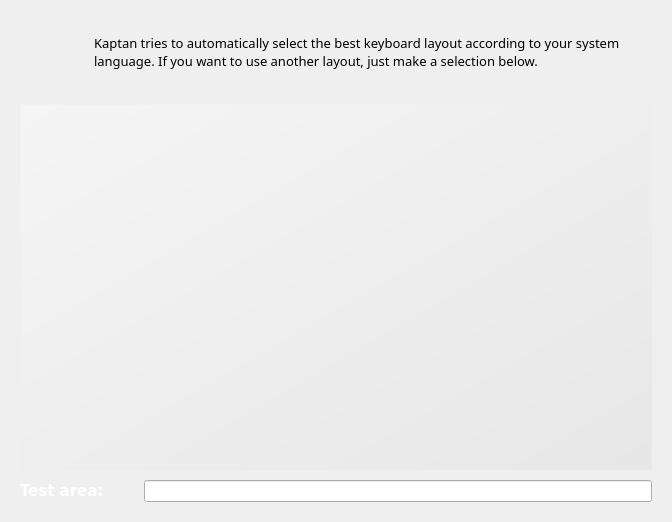
<?xml version="1.0" encoding="UTF-8"?>
<ui version="4.0">
 <class>keyboardWidget</class>
 <widget class="QWidget" name="keyboardWidget">
  <property name="geometry">
   <rect>
    <x>0</x>
    <y>0</y>
    <width>672</width>
    <height>522</height>
   </rect>
  </property>
  <property name="windowTitle">
   <string>Keyboard</string>
  </property>
  <layout class="QGridLayout" name="gridLayout">
   <property name="margin">
    <number>20</number>
   </property>
   <property name="spacing">
    <number>0</number>
   </property>
   <item row="0" column="0">
    <widget class="QLabel" name="label_2">
     <property name="minimumSize">
      <size>
       <width>64</width>
       <height>64</height>
      </size>
     </property>
     <property name="maximumSize">
      <size>
       <width>64</width>
       <height>64</height>
      </size>
     </property>
     <property name="text">
      <string/>
     </property>
     <property name="pixmap">
      <pixmap resource="../data/kaptan.qrc">:/raw/pixmap/preferences-desktop-keyboard.png</pixmap>
     </property>
    </widget>
   </item>
   <item row="0" column="1">
    <widget class="QLabel" name="description">
     <property name="minimumSize">
      <size>
       <width>300</width>
       <height>0</height>
      </size>
     </property>
     <property name="font">
      <font>
       <family>Sans Serif</family>
       <pointsize>10</pointsize>
      </font>
     </property>
     <property name="styleSheet">
      <string notr="true"/>
     </property>
     <property name="text">
      <string>&lt;html&gt;&lt;head/&gt;&lt;body&gt;&lt;p&gt;Kaptan tries to automatically select the best keyboard layout according to your system language. If you want to use another layout, just make a selection below.&lt;/p&gt;&lt;/body&gt;&lt;/html&gt;</string>
     </property>
     <property name="wordWrap">
      <bool>true</bool>
     </property>
     <property name="indent">
      <number>10</number>
     </property>
    </widget>
   </item>
   <item row="1" column="0">
    <spacer name="verticalSpacer_6">
     <property name="orientation">
      <enum>Qt::Vertical</enum>
     </property>
     <property name="sizeType">
      <enum>QSizePolicy::Fixed</enum>
     </property>
     <property name="sizeHint" stdset="0">
      <size>
       <width>30</width>
       <height>20</height>
      </size>
     </property>
    </spacer>
   </item>
   <item row="2" column="0" colspan="2">
    <layout class="QHBoxLayout" name="horizontalLayout_2">
     <item>
      <layout class="QGridLayout" name="gridLayout_2">
       <item row="0" column="0">
        <widget class="QListWidget" name="listWidgetKeyboard">
         <property name="minimumSize">
          <size>
           <width>0</width>
           <height>20</height>
          </size>
         </property>
         <property name="font">
          <font>
           <family>DejaVu Sans</family>
           <pointsize>10</pointsize>
           <weight>50</weight>
           <bold>false</bold>
          </font>
         </property>
         <property name="styleSheet">
          <string notr="true">#listWidgetKeyboard {background-color: qlineargradient(spread:pad, x1:1, y1:1, x2:0, y2:0, stop:0 rgba(219, 219, 219, 100), stop:1 rgba(255, 255, 255, 100));
color: white;

border: 1px solid rgb(236, 236, 236, 80);
}</string>
         </property>
         <property name="frameShape">
          <enum>QFrame::NoFrame</enum>
         </property>
         <property name="alternatingRowColors">
          <bool>false</bool>
         </property>
        </widget>
       </item>
       <item row="1" column="0">
        <layout class="QHBoxLayout" name="horizontalLayout">
         <property name="spacing">
          <number>0</number>
         </property>
         <property name="topMargin">
          <number>10</number>
         </property>
         <item>
          <widget class="QLabel" name="label">
           <property name="font">
            <font>
             <family>DejaVu Sans</family>
             <pointsize>11</pointsize>
             <weight>75</weight>
             <bold>true</bold>
            </font>
           </property>
           <property name="styleSheet">
            <string notr="true">color: white;</string>
           </property>
           <property name="text">
            <string>Test area:</string>
           </property>
          </widget>
         </item>
         <item>
          <spacer name="horizontalSpacer_3">
           <property name="orientation">
            <enum>Qt::Horizontal</enum>
           </property>
           <property name="sizeType">
            <enum>QSizePolicy::Fixed</enum>
           </property>
           <property name="sizeHint" stdset="0">
            <size>
             <width>40</width>
             <height>20</height>
            </size>
           </property>
          </spacer>
         </item>
         <item>
          <widget class="QLineEdit" name="lineEdit">
           <property name="styleSheet">
            <string notr="true">color: rgb(30, 43, 51)</string>
           </property>
          </widget>
         </item>
        </layout>
       </item>
      </layout>
     </item>
    </layout>
   </item>
  </layout>
 </widget>
 <resources>
  <include location="../data/kaptan.qrc"/>
 </resources>
 <connections/>
</ui>
